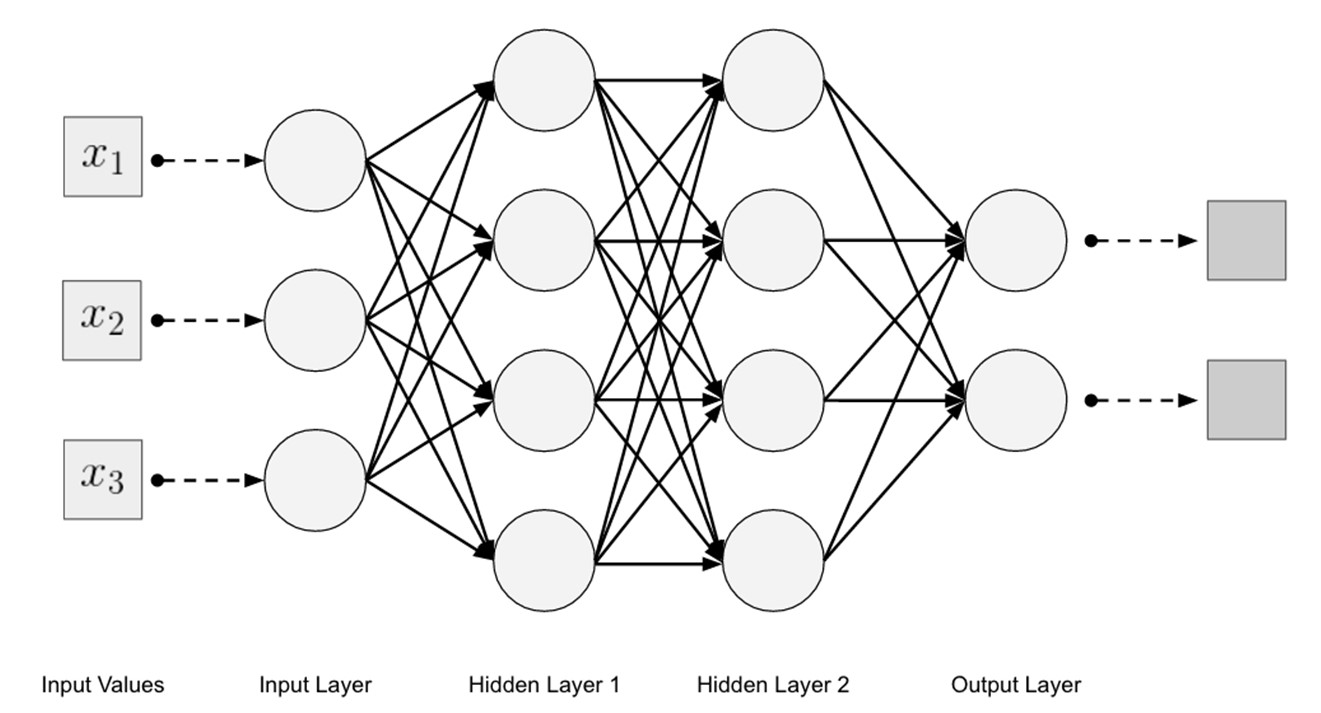
#> input picture td3/stuff.jpg, 1321 x 713 px
$ python selection_dune_region.py
#> lines starting #> are read from the running program, lines starting #| are printed output that depends on the picture; after the words box and inside, x2 and y2 are one past the last pixel; in counts of white or black regions, pixels touching at a corner belong together
import cv2
import numpy as np

# Callback pour afficher le profil d'intensité
def cb_intensity_profile(pos):
    global src, dst, y_im_profile

    # Copier l'image source
    dst = src.copy()

    # Dessiner une ligne blanche sur l'image
    cv2.line(dst, (0, pos), (src.shape[1], pos), (255, 255, 255), 3)
    cv2.imshow("stuff", dst)

    # Extraire la ligne sélectionnée
    y_profile = src[pos, :]

    # Réinitialiser l'image du profil
    y_im_profile.fill(255)
    H = y_im_profile.shape[0]

    # Tracer le profil sur une nouvelle image
    for i in range(len(y_profile) - 1):
        val = y_profile[i]
        val2 = y_profile[i + 1]
        cv2.line(y_im_profile, (i, H - val), (i + 1, H - val2), (0, 0, 0), 2)

    cv2.imshow("Y intensity profile", y_im_profile)

# Charger une image en niveaux de gris
src = cv2.imread("stuff.jpg", 0)
#> src is the input picture: shape (713, 1321); min 0, max 255, mean 241.3
height, width = src.shape
#> height = 713; width = 1321

# Préparer des images pour l'affichage
dst = src.copy()
y_im_profile = np.full((256, width), 255, dtype=np.uint8)

# Créer une fenêtre avec un curseur
cv2.namedWindow("stuff")
cv2.createTrackbar("Y position", "stuff", 40, height - 1, cb_intensity_profile)

# Afficher l'image source
cv2.imshow("stuff", src)
cv2.waitKey(0)
#> in cb_intensity_profile, `cv2.line(dst, (0, pos), (src.shape[1], pos), (255, 255, 255), 3)`: dst: shape (713, 1321); 0.08% of pixels changed, all inside (x1, y1, x2, y2) = (504, 38, 816, 43)
#> in cb_intensity_profile, `y_profile = src[pos, :]`: y_profile = 1321 values, max 255 at index 0, min 28 at index 742, mean 252
#> in cb_intensity_profile, `y_im_profile.fill(255)`: y_im_profile: shape (256, 1321); every value is 255
#> after the loop in cb_intensity_profile, `for i in range(len(y_profile) - 1):`:
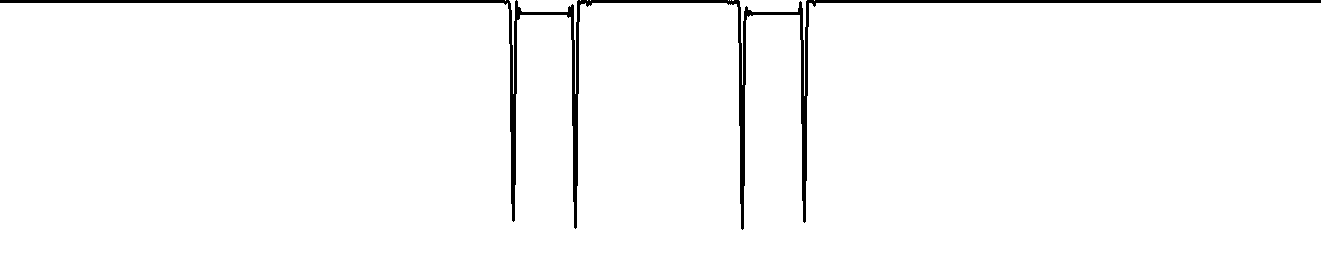
#> y_im_profile: shape (256, 1321); 97.4% white; 1 black region, box (x1, y1, x2, y2) and area: (0, 0, 1321, 230) 8672
cv2.destroyAllWindows()
